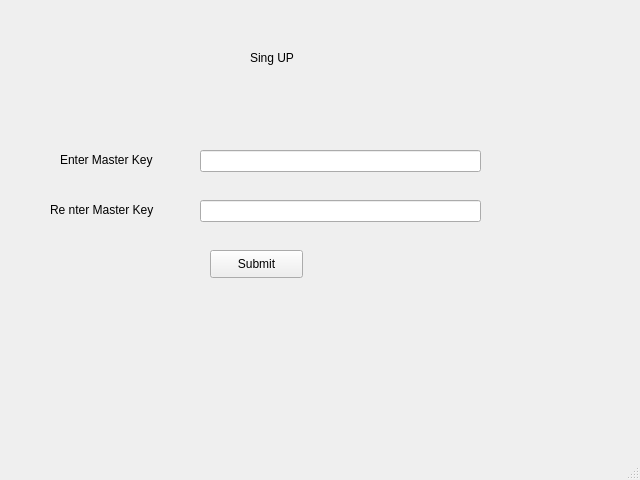
<?xml version="1.0" encoding="UTF-8"?>
<ui version="4.0">
 <class>MainWindow</class>
 <widget class="QMainWindow" name="MainWindow">
  <property name="geometry">
   <rect>
    <x>0</x>
    <y>0</y>
    <width>640</width>
    <height>480</height>
   </rect>
  </property>
  <property name="windowTitle">
   <string>MainWindow</string>
  </property>
  <widget class="QWidget" name="centralwidget">
   <widget class="QLineEdit" name="lineEdit">
    <property name="geometry">
     <rect>
      <x>200</x>
      <y>150</y>
      <width>281</width>
      <height>22</height>
     </rect>
    </property>
    <property name="text">
     <string/>
    </property>
   </widget>
   <widget class="QPushButton" name="pushButton">
    <property name="geometry">
     <rect>
      <x>210</x>
      <y>250</y>
      <width>93</width>
      <height>28</height>
     </rect>
    </property>
    <property name="text">
     <string>Submit</string>
    </property>
   </widget>
   <widget class="QLabel" name="label">
    <property name="geometry">
     <rect>
      <x>60</x>
      <y>150</y>
      <width>111</width>
      <height>20</height>
     </rect>
    </property>
    <property name="text">
     <string>Enter Master Key</string>
    </property>
   </widget>
   <widget class="QLineEdit" name="lineEdit_2">
    <property name="geometry">
     <rect>
      <x>200</x>
      <y>200</y>
      <width>281</width>
      <height>22</height>
     </rect>
    </property>
    <property name="text">
     <string/>
    </property>
   </widget>
   <widget class="QLabel" name="label_2">
    <property name="geometry">
     <rect>
      <x>50</x>
      <y>200</y>
      <width>131</width>
      <height>20</height>
     </rect>
    </property>
    <property name="text">
     <string>Re nter Master Key</string>
    </property>
   </widget>
   <widget class="QLabel" name="label_3">
    <property name="geometry">
     <rect>
      <x>250</x>
      <y>50</y>
      <width>171</width>
      <height>16</height>
     </rect>
    </property>
    <property name="text">
     <string>Sing UP</string>
    </property>
   </widget>
  </widget>
  <widget class="QMenuBar" name="menubar">
   <property name="geometry">
    <rect>
     <x>0</x>
     <y>0</y>
     <width>640</width>
     <height>26</height>
    </rect>
   </property>
  </widget>
  <widget class="QStatusBar" name="statusbar"/>
 </widget>
 <resources/>
 <connections/>
</ui>
